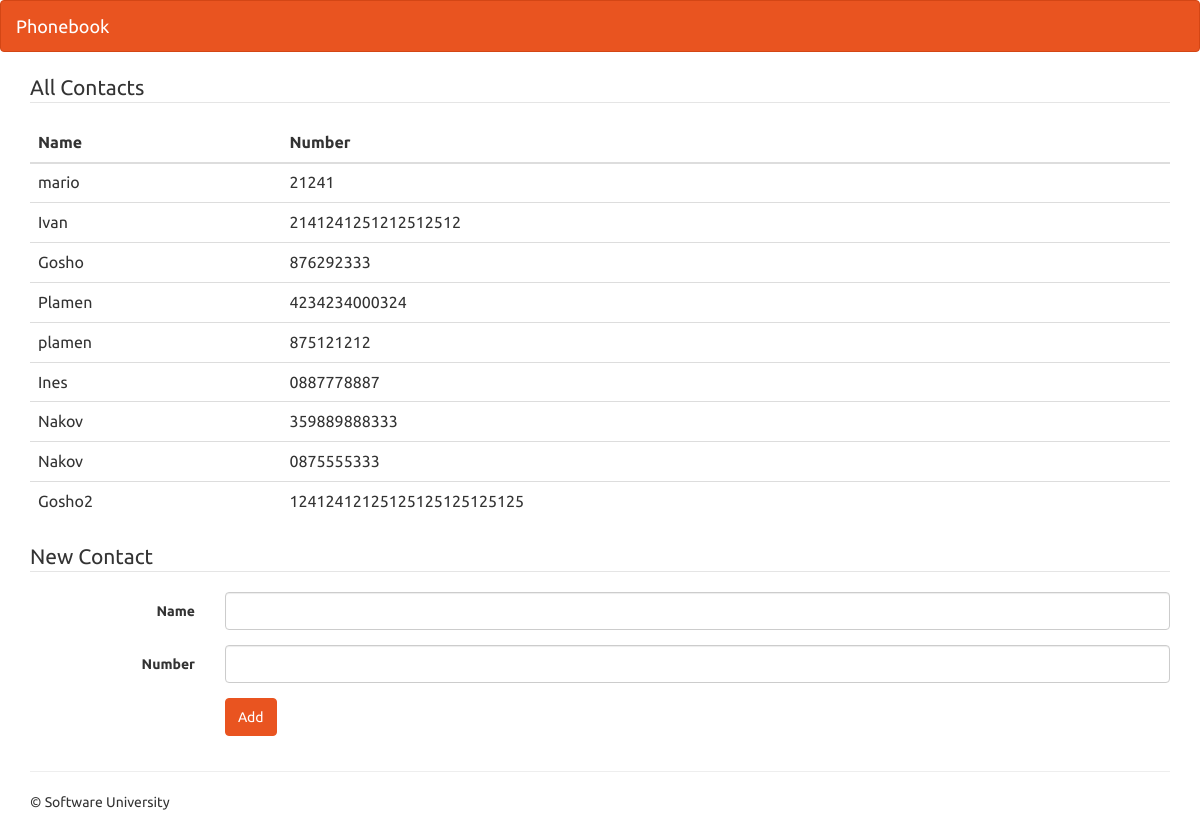
The page / on the database its author committed.
### djangoproject/phonebook/models.py (models this page shows)
class Contact(models.Model):
    name = models.CharField(max_length=30)
    number = models.CharField(max_length=13)

### djangoproject/phonebook/views.py (the view)
# urls.py: path('', landing_page, name='landing-page'),
def landing_page(request):
    contacts = Contact.objects.all()
    context = {
        'contacts': contacts
    }
    return render(request, 'phonebook/index.html', context)

### djangoproject/phonebook/templates/phonebook/index.html (shortened to what this page needs)
<html lang="en">
   <head>
      <link rel="stylesheet" type="text/css" href="/static/phonebook/style.css" />
   </head>
   <body>
      <nav class="navbar navbar-default">
         <div class="container-fluid">
            <div class="navbar-header">
               <a class="navbar-brand" href="/">Phonebook</a>
            </div>
         </div>
      </nav>
      <div class="container">
         <legend>All Contacts</legend>
         <table class="table">
            <thead>
               <tr>
                  <th scope="col">Name</th>
                  <th scope="col">Number</th>
               </tr>
            </thead>
            <tbody>
               <tr>
               <tr>{% for contact in contacts %}
               <tr>
                  <td> {{ contact.name }} </td>
                  <td>{{ contact.number }}</td>
                  {% endfor %}
               </tr>
            </tbody>
         </table>
         <form class="form-horizontal" action="{% url 'new-contact' %}" method="POST">
            <fieldset>
               <legend>New Contact</legend>
               <div class="form-group">
                  <label for="name" class="col-lg-2 control-label">Name</label>
                  <div class="col-lg-10">
                     <input type="text" autofocus="autofocus" name="name" title="Name" class="form-control"
                        id="name"/>
                  </div>
               </div>
               <div class="form-group">
                  <label for="number" class="col-lg-2 control-label">Number</label>
                  <div class="col-lg-10">
                     <input type="number" autofocus="autofocus" name="number" title="Number" class="form-control"
                        id="number"/>
                  </div>
               </div>
               <div class="form-group">
                  <div class="col-lg-10 col-lg-offset-2">
                     <button type="submit" class="btn btn-primary">Add</button>
                  </div>
               </div>
            </fieldset>
         </form>
         <hr/>
         <footer>
            <p>&copy; Software University</p>
         </footer>
      </div>
   </body>
</html>

### rows shown on the page
Contact: name "mario", number "21241"
Contact: name "Ivan", number "2141241251212512512"
Contact: name "Gosho", number "876292333"
Contact: name "Plamen", number "4234234000324"
Contact: name "plamen", number "875121212"
Contact: name "Ines", number "0887778887"
Contact: name "Nakov", number "359889888333"
Contact: name "Nakov", number "0875555333"
Contact: name "Gosho2", number "12412412125125125125125125"
